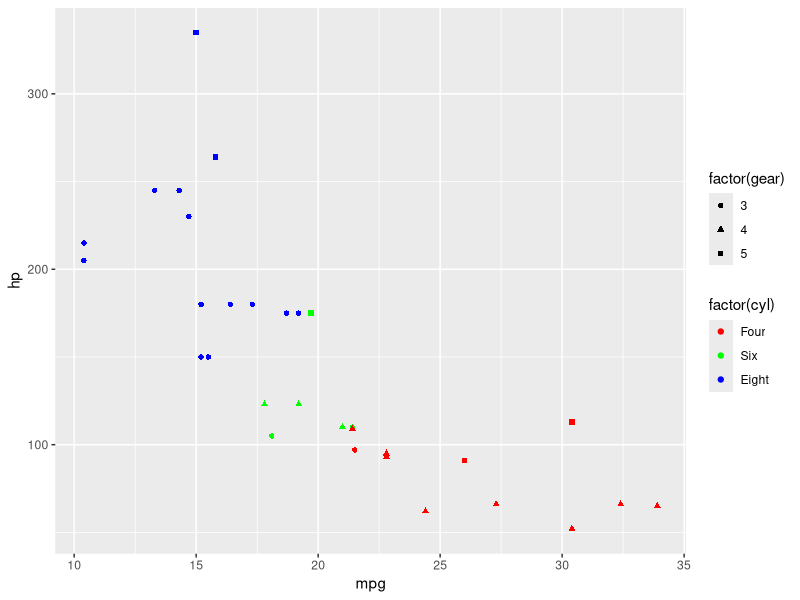
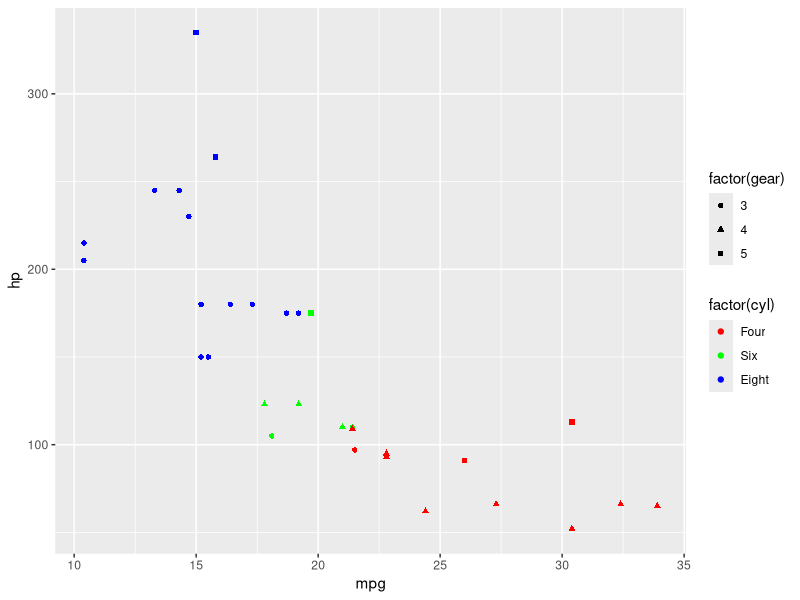
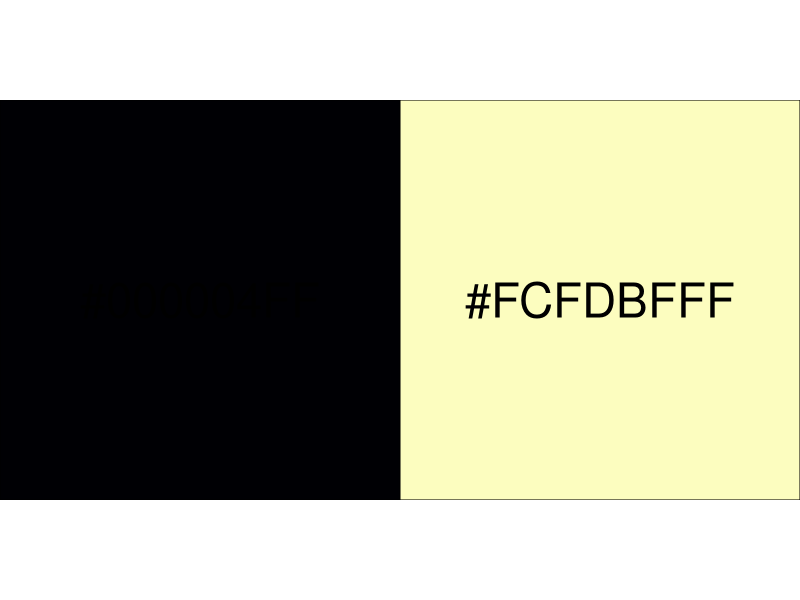
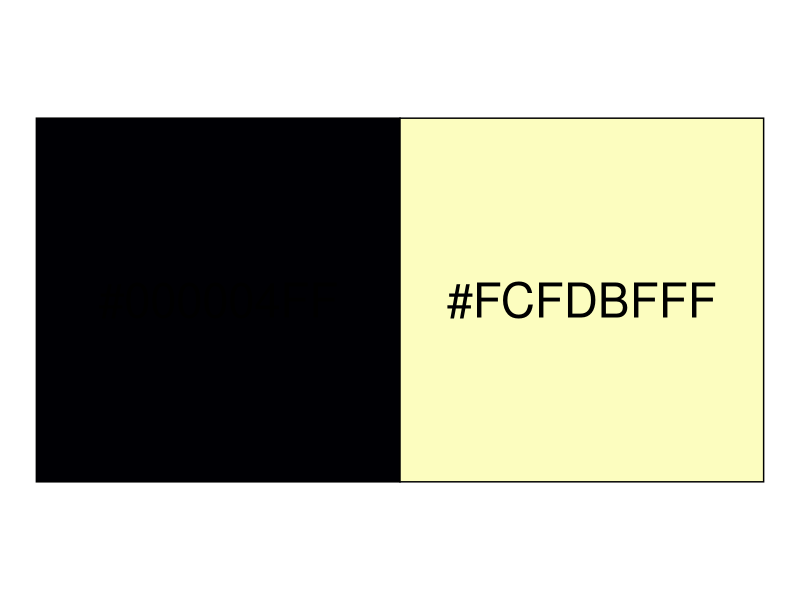

R code for these plots, in order:
## ---- chunk 1
knitr::opts_chunk$set(echo = TRUE)
## ---- chunk 2
library(tidyverse)
data(mtcars)

## The manual way
mtcars %>% ggplot(aes(mpg, hp)) + geom_point(aes(col = factor(cyl),
                                                 shape = factor(gear))) +
  scale_colour_manual(values = c("4" = "red", "6" = "green", "8" = "blue"),
                      label = c("4" = "Four", "6" = "Six", "8" = "Eight"))

## The programatic way: using deframe
cyl_frame <- tibble(cyl = c(4,6,8), name = c("Four", "Six", "Eight"), 
                    col = c("red", "green", "blue"))

mtcars %>% ggplot(aes(mpg, hp)) + geom_point(aes(col = factor(cyl), 
                                                 shape = factor(gear))) +
  scale_colour_manual(values = cyl_frame %>% select(cyl, col) %>% deframe,
                      label =  cyl_frame %>% select(cyl, name) %>% deframe)

## ---- chunk 3
library(dplyr)
library(ggplot2)
library(cowplot)
square <- function(x, label_size) { 
  ggplot()  + 
    coord_fixed(xlim=c(0,1), ylim = c(0,1)) + theme_void() + 
    theme(plot.background = element_rect(fill = x)) + 
    geom_text(aes(0.5,0.5),label = x , size = label_size)
}
t <- tibble(colours = viridis::magma(2),
       squares = purrr::map(colours, ~ square(.x, 24/length(colours))))
plot_grid(plotlist = t$squares)
## ---- chunk 4
n_col = length(t$colours)
rect_dat <- tibble(x1 = c(0:(n_col-1)), x2 = c(1:n_col), y1 = rep(0,n_col),
                   y2 =rep(1,n_col), colour = t$colours)
rect_dat %>% ggplot() + coord_fixed() + 
  geom_rect(aes(xmin=x1, xmax=x2, ymin=y1, ymax=y2, fill=colour), color="black") +
geom_text(aes(x=x1+(x2-x1)/2, y=y1+(y2-y1)/2, label=colour), size=24/n_col) + 
  scale_fill_manual(values = rect_dat$colour)+ theme_void() + theme(legend.position = "none") 
                   
